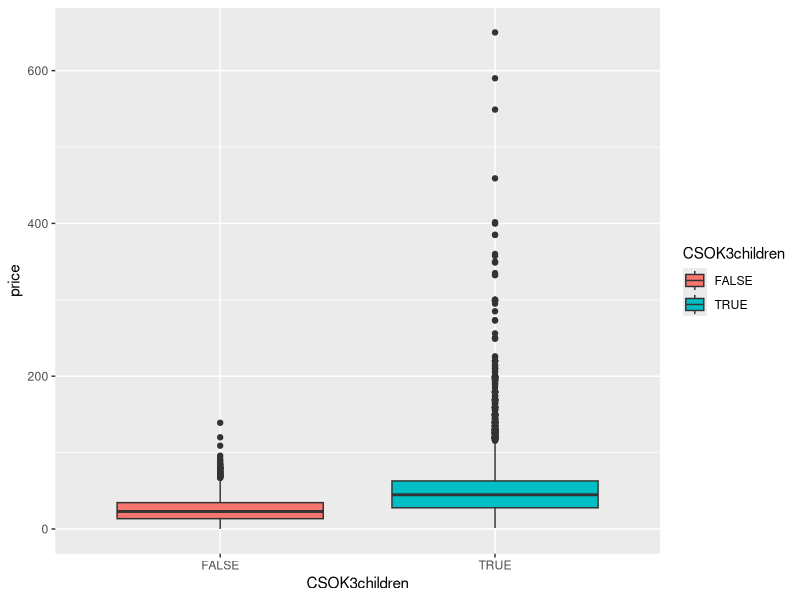
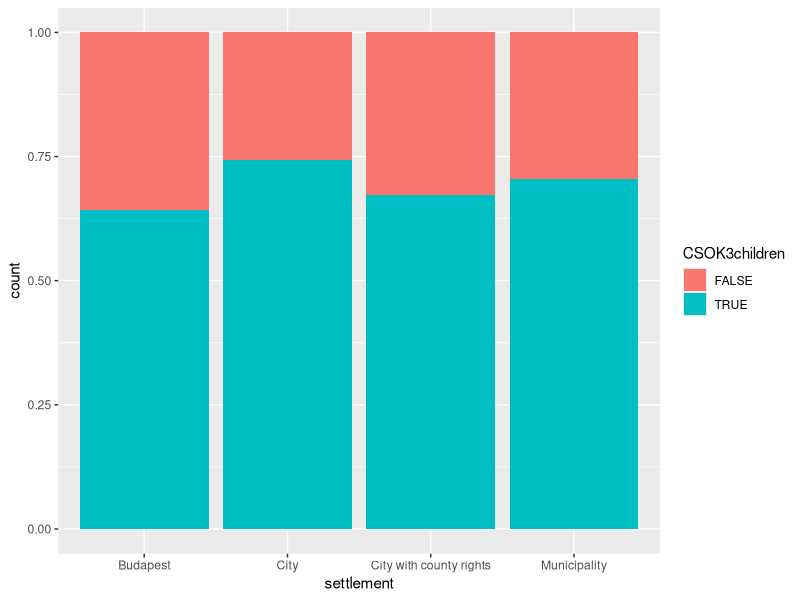

These figures' R source, in order:
setwd("C:/Stats/Class 09")

library(readxl)

data <- read_excel("CSOK.xlsx")
str(data)

#set settlement and type to factor 0 or 1, and children as logical
data$settlement <- as.factor(data$settlement)
data$type <- as.factor(data$type)
data$CSOK3children <- as.logical(data$CSOK3children)

str(data)

#now investigate the relationship between the housing price (a numerical variable) and 
#whether a property is eligible for CSOK benefits after having 3 children (a categorical variable)
library(ggplot2)
ggplot(data = data, aes(y = price, x=CSOK3children, fill = CSOK3children)) +
  geom_boxplot()

############################################################################
#variance ratio 
#what extent does the CSOK eligibility explain the fluctuations in housing prices

aov(price ~ CSOK3children, data = data)

###########################################################################
#F -test
#########################################################################

#H0: The relationship in the population is not significant, that is, variance ratio = 0 in the population
#H1: The relationship in the population is significant, that is, variance ratio > 0 in the population

#check if the nominal variable has at least 100 samples(CSOK3Children)
table(data$CSOK3children)
#min 100 for each group is true

#calculating the p-value of the F-test
#use the oneway.test function 
oneway.test(price ~ CSOK3children, data=data, var.equal = FALSE)
#decision: we reject H0. The relationship is significant. CSOK eligibility significantly explains 
#variation in property prices in the population. ű
#There is a moderate and significant 12.3% price-raising effect for properties eligible for CSOK


#######################################################################################
#Association (categorical and categorical relationship)
####################################################################################
#examine the relationship between the type of settlement where the apartment is located, 
#Settlement (categorical variable),
#and whether the house is eligible for the CSOK benefit for 3 children (categorical variable).

ggplot(data = data, aes(x=settlement, fill=CSOK3children))+
  geom_bar(position = "fill")

#contingency table
table(data[, c("settlement", "CSOK3children")])
#crosstab but with proportion(or percentage)
round(prop.table(table(data[, c("settlement", "CSOK3children")]))*100, 1)

#marginal distribution. proportion of csok-eligible properties within Budapest
round(prop.table(table(data[, c("settlement", "CSOK3children")]), 1)*100, 1)
#within Budapest, 64% of properties are CSOK eligible and 36% are not

###########################################################
#3.1) Chi-squared test of independence
#H0: There is no significant relationship in the population
#H1: There is a significant relationship in the population
crosstab<-table(data[, c("settlement", "CSOK3children")])
test_of_independence <- chisq.test(crosstab)
test_of_independence
#check if each expected frequencies is minimum 5
test_of_independence$expected
#Decision, reject H0. There is a significant relationship in the population
n <- nrow(data)
cramer <- sqrt(test_of_independence$statistic /(n*(2-1)))
cramer
#based on Cramer's V coefficient, there is a weak relationship between settlement and CSOK3children.
#he association we detected with the stacked column chart
#(namely, that CSOK-eligible properties are typically found in small towns) 
#is not very strong among the observed properties.